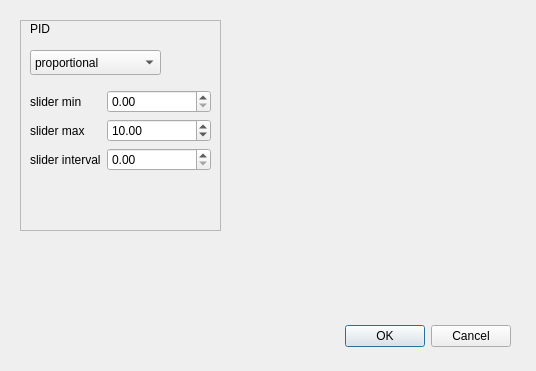
<?xml version="1.0" encoding="UTF-8"?>
<ui version="4.0">
 <class>SettingsDialog</class>
 <widget class="QDialog" name="SettingsDialog">
  <property name="geometry">
   <rect>
    <x>0</x>
    <y>0</y>
    <width>536</width>
    <height>371</height>
   </rect>
  </property>
  <property name="sizePolicy">
   <sizepolicy hsizetype="Fixed" vsizetype="Fixed">
    <horstretch>0</horstretch>
    <verstretch>0</verstretch>
   </sizepolicy>
  </property>
  <property name="windowTitle">
   <string>Dialog</string>
  </property>
  <widget class="QDialogButtonBox" name="buttonBox">
   <property name="geometry">
    <rect>
     <x>170</x>
     <y>320</y>
     <width>341</width>
     <height>32</height>
    </rect>
   </property>
   <property name="orientation">
    <enum>Qt::Horizontal</enum>
   </property>
   <property name="standardButtons">
    <set>QDialogButtonBox::Cancel|QDialogButtonBox::Ok</set>
   </property>
  </widget>
  <widget class="QFrame" name="frame">
   <property name="geometry">
    <rect>
     <x>20</x>
     <y>20</y>
     <width>201</width>
     <height>211</height>
    </rect>
   </property>
   <property name="frameShape">
    <enum>QFrame::StyledPanel</enum>
   </property>
   <property name="frameShadow">
    <enum>QFrame::Raised</enum>
   </property>
   <widget class="QLabel" name="label">
    <property name="geometry">
     <rect>
      <x>10</x>
      <y>0</y>
      <width>67</width>
      <height>17</height>
     </rect>
    </property>
    <property name="text">
     <string>PID</string>
    </property>
   </widget>
   <widget class="QWidget" name="formLayoutWidget">
    <property name="geometry">
     <rect>
      <x>10</x>
      <y>70</y>
      <width>181</width>
      <height>131</height>
     </rect>
    </property>
    <layout class="QFormLayout" name="formLayout">
     <item row="0" column="0">
      <widget class="QLabel" name="sliderMinLabel">
       <property name="text">
        <string>slider min</string>
       </property>
      </widget>
     </item>
     <item row="0" column="1">
      <widget class="QDoubleSpinBox" name="sliderMinDoubleSpinBox"/>
     </item>
     <item row="1" column="0">
      <widget class="QLabel" name="sliderMaxLabel">
       <property name="text">
        <string>slider max</string>
       </property>
      </widget>
     </item>
     <item row="1" column="1">
      <widget class="QDoubleSpinBox" name="sliderMaxDoubleSpinBox">
       <property name="value">
        <double>10.000000000000000</double>
       </property>
      </widget>
     </item>
     <item row="2" column="0">
      <widget class="QLabel" name="sliderIntervalLabel">
       <property name="text">
        <string>slider interval</string>
       </property>
      </widget>
     </item>
     <item row="2" column="1">
      <widget class="QDoubleSpinBox" name="sliderIntervalDoubleSpinBox"/>
     </item>
    </layout>
   </widget>
   <widget class="QComboBox" name="pidComboBox">
    <property name="geometry">
     <rect>
      <x>10</x>
      <y>30</y>
      <width>131</width>
      <height>25</height>
     </rect>
    </property>
    <item>
     <property name="text">
      <string>proportional</string>
     </property>
    </item>
    <item>
     <property name="text">
      <string>integral</string>
     </property>
    </item>
    <item>
     <property name="text">
      <string>derivative</string>
     </property>
    </item>
   </widget>
  </widget>
 </widget>
 <resources/>
 <connections>
  <connection>
   <sender>buttonBox</sender>
   <signal>accepted()</signal>
   <receiver>SettingsDialog</receiver>
   <slot>accept()</slot>
   <hints>
    <hint type="sourcelabel">
     <x>248</x>
     <y>254</y>
    </hint>
    <hint type="destinationlabel">
     <x>157</x>
     <y>274</y>
    </hint>
   </hints>
  </connection>
  <connection>
   <sender>buttonBox</sender>
   <signal>rejected()</signal>
   <receiver>SettingsDialog</receiver>
   <slot>reject()</slot>
   <hints>
    <hint type="sourcelabel">
     <x>316</x>
     <y>260</y>
    </hint>
    <hint type="destinationlabel">
     <x>286</x>
     <y>274</y>
    </hint>
   </hints>
  </connection>
 </connections>
</ui>
